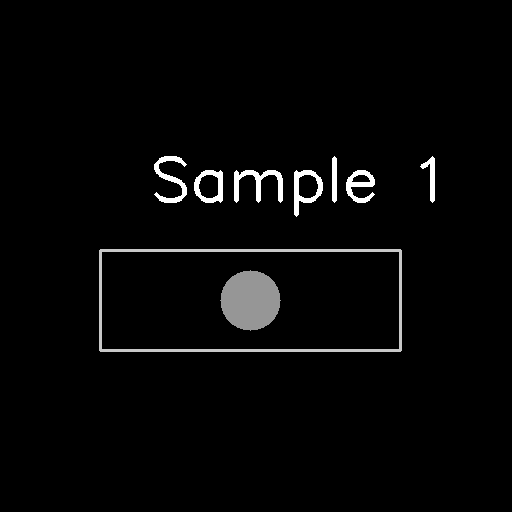
#> input picture data/sample_images/sample_1.png, 512 x 512 px
$ python -i statistics.py   (imports and definitions only)   (older library calls are emulated)
#> lines starting #> are read from the running program, lines starting #| are printed output that depends on the picture
#> further down, picture is the input picture: shape (512, 512, 3); min 0, max 255, mean 6.4
### src/utils/logger.py
import logging
import os
from pathlib import Path
from typing import Optional


class Logger:
    _instance = None
    _logger = None

    def __new__(cls, name: str = "BlurProcessor",
                log_file: Optional[str] = None,
                level: str = "INFO"):
        if cls._instance is None:
            cls._instance = super().__new__(cls)
            cls._logger = cls._setup_logger(name, log_file, level)
        return cls._instance

    @staticmethod
    def _setup_logger(name: str, log_file: Optional[str], level: str) -> logging.Logger:
        logger = logging.getLogger(name)
        logger.setLevel(getattr(logging, level.upper()))

        # 避免重复添加handler
        if logger.handlers:
            return logger

        formatter = logging.Formatter(
            "%(asctime)s - %(name)s - %(levelname)s - %(message)s"
        )

        console_handler = logging.StreamHandler()
        console_handler.setFormatter(formatter)
        logger.addHandler(console_handler)

        if log_file:
            log_path = Path(log_file)
            log_path.parent.mkdir(parents=True, exist_ok=True)
            file_handler = logging.FileHandler(log_file, encoding='utf-8')
            file_handler.setFormatter(formatter)
            logger.addHandler(file_handler)

        return logger

    @classmethod
    def get_logger(cls) -> logging.Logger:
        if cls._logger is None:
            cls._instance = cls()
        return cls._logger

    @classmethod
    def info(cls, message: str):
        cls._logger.info(message)

    @classmethod
    def debug(cls, message: str):
        cls._logger.debug(message)

    @classmethod
    def warning(cls, message: str):
        cls._logger.warning(message)

    @classmethod
    def error(cls, message: str):
        cls._logger.error(message)

    @classmethod
    def critical(cls, message: str):
        cls._logger.critical(message)

### src/analysis/statistics.py
import cv2
import numpy as np
from typing import Dict, List, Optional
from utils.logger import Logger


class ImageStatistics:
    def __init__(self, logger=None):
        self.logger = logger or Logger.get_logger()

    def basic_statistics(self, image: np.ndarray) -> Dict[str, float]:
        if len(image.shape) == 3:
            gray = cv2.cvtColor(image, cv2.COLOR_BGR2GRAY)
        else:
            gray = image

        stats = {
            'mean': float(gray.mean()),
            'median': float(np.median(gray)),
            'std': float(gray.std()),
            'variance': float(gray.var()),
            'min': float(gray.min()),
            'max': float(gray.max()),
            'range': float(gray.max() - gray.min())
        }
#> stats = {'mean': 6.45, 'median': 0, 'std': 36.51, 'variance': 1333.1, 'min': 0, 'max': 255, 'range': 255}

        return stats

    def histogram_statistics(self, image: np.ndarray) -> Dict[str, any]:
        if len(image.shape) == 3:
            gray = cv2.cvtColor(image, cv2.COLOR_BGR2GRAY)
        else:
            gray = image

        hist = cv2.calcHist([gray], [0], None, [256], [0, 256])
#> hist = 256 values, max 253835 at index 0, min 0 at index 1, mean 1024
        hist = hist.ravel()

        total_pixels = hist.sum()
#> total_pixels = 262144
        cumulative = np.cumsum(hist) / total_pixels
#> cumulative = 256 values from 0.968 to 1

        stats = {
            'histogram': hist,
            'cumulative': cumulative,
            'peak_intensity': int(np.argmax(hist)),
            'peak_count': int(hist.max()),
            'median_intensity': int(np.searchsorted(cumulative, 0.5))
        }

        return stats

    def channel_statistics(self, image: np.ndarray) -> Dict[str, Dict[str, float]]:
        if len(image.shape) != 3:
            raise ValueError("Image must be color (3 channels)")

        channels = cv2.split(image)
        channel_names = ['B', 'G', 'R']

        stats = {}
        for i, (channel, name) in enumerate(zip(channels, channel_names)):
            stats[name] = {
                'mean': float(channel.mean()),
                'std': float(channel.std()),
                'min': float(channel.min()),
                'max': float(channel.max())
            }

        return stats

    def gradient_statistics(self, image: np.ndarray) -> Dict[str, float]:
        if len(image.shape) == 3:
            gray = cv2.cvtColor(image, cv2.COLOR_BGR2GRAY)
        else:
            gray = image

        sobel_x = cv2.Sobel(gray, cv2.CV_64F, 1, 0, ksize=3)
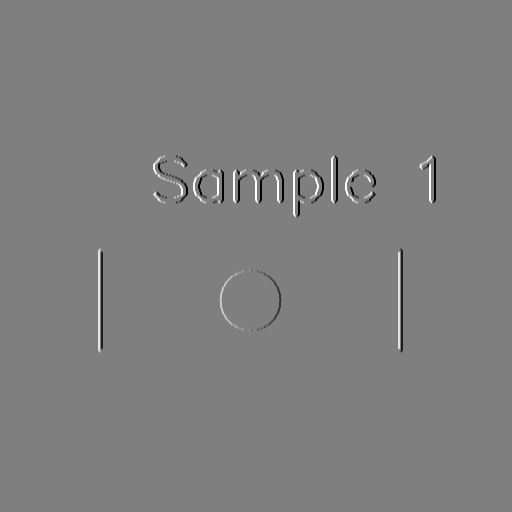
#> sobel_x: shape (512, 512) float64; min -1020, max 1020, mean 0; drawn with min black and max white
        sobel_y = cv2.Sobel(gray, cv2.CV_64F, 0, 1, ksize=3)
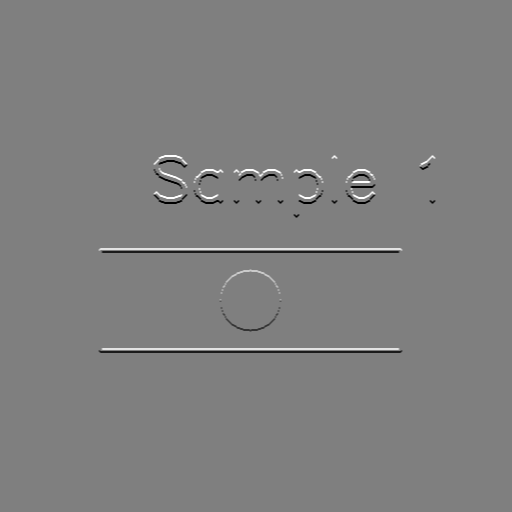
#> sobel_y: shape (512, 512) float64; min -1020, max 1020, mean 0; drawn with min black and max white

        gradient_magnitude = np.sqrt(sobel_x**2 + sobel_y**2)
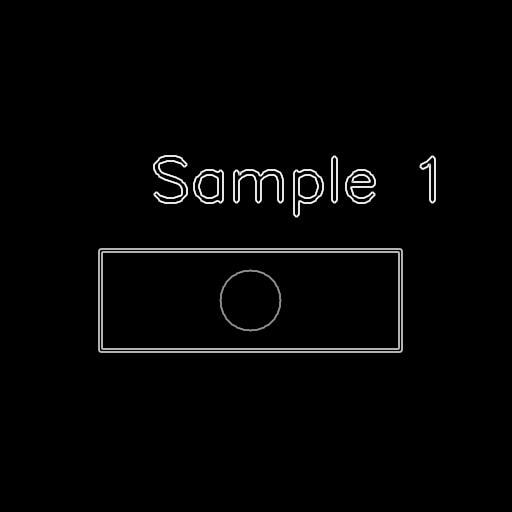
#> gradient_magnitude: shape (512, 512) float64; min 0, max 1140.4, mean 20.6; drawn with min black and max white
        gradient_direction = np.arctan2(sobel_y, sobel_x)

        stats = {
            'gradient_mean': float(gradient_magnitude.mean()),
            'gradient_std': float(gradient_magnitude.std()),
            'gradient_max': float(gradient_magnitude.max()),
            'edge_pixels': int(np.sum(gradient_magnitude > 50)),
            'edge_ratio': float(np.sum(gradient_magnitude > 50) / gradient_magnitude.size),
            'dominant_direction': float(np.median(gradient_direction))
        }
#> stats = {'gradient_mean': 20.63, 'gradient_std': 132, 'gradient_max': 1140.4, 'edge_pixels': 6713, 'edge_ratio': 0.0256, 'dominant_direction': 0}

        return stats

    def frequency_statistics(self, image: np.ndarray) -> Dict[str, float]:
        if len(image.shape) == 3:
            gray = cv2.cvtColor(image, cv2.COLOR_BGR2GRAY)
        else:
            gray = image

        f = np.fft.fft2(gray)
        fshift = np.fft.fftshift(f)
        magnitude = np.abs(fshift)
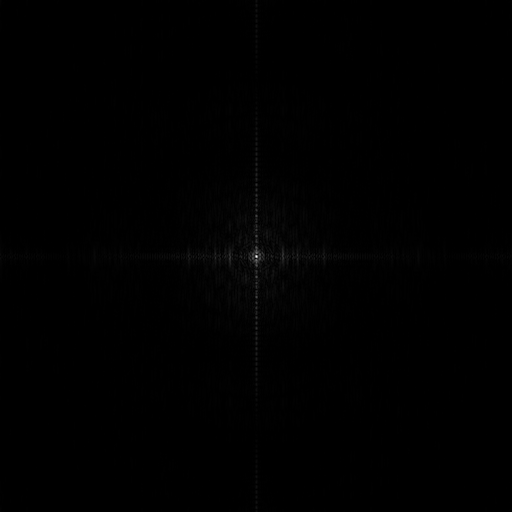
#> magnitude: shape (512, 512) float64; min 14.55, max 1690810, mean 6837.7; drawn with min black and max white

        h, w = magnitude.shape
#> h = 512; w = 512
        center_h, center_w = h // 2, w // 2
#> center_h = 256; center_w = 256

        low_freq = magnitude[center_h-h//8:center_h+h//8, center_w-w//8:center_w+w//8]
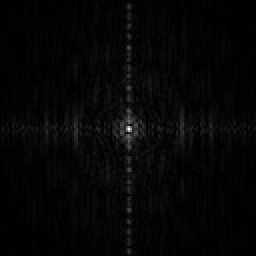
#> low_freq: shape (128, 128) float64 (shown 2 times larger); min 471.1, max 1690810, mean 40883.6; drawn with min black and max white
        high_freq = magnitude

        stats = {
            'dc_component': float(magnitude[center_h, center_w]),
            'low_freq_energy': float(np.sum(low_freq)),
            'total_energy': float(np.sum(high_freq)),
            'high_freq_ratio': float(1.0 - np.sum(low_freq) / np.sum(high_freq)),
            'spectral_centroid': self._calculate_spectral_centroid(magnitude)
        }

        return stats

    def _calculate_spectral_centroid(self, magnitude: np.ndarray) -> float:
        h, w = magnitude.shape
#> h = 512; w = 512
        y_coords, x_coords = np.indices((h, w))

        total_energy = np.sum(magnitude)
#> total_energy = 1.79e+09
        if total_energy == 0:
            return 0.0

        centroid_x = np.sum(x_coords * magnitude) / total_energy
#> centroid_x = 255.5
        centroid_y = np.sum(y_coords * magnitude) / total_energy
#> centroid_y = 255.7

        distance = np.sqrt((centroid_x - w/2)**2 + (centroid_y - h/2)**2)
#> distance = 0.617
#> in frequency_statistics, `stats = { 'dc_component': float(magnitude[center_h, center_w]), 'low_f..`: stats = {'dc_component': 1690810, 'low_freq_energy': 669836083.4, 'total_energy': 1.79e+09, 'high_freq_ratio': 0.626, 'spectral_centroid': 0.617}

        return float(distance)

    # [38 lines left out: functions texture_statistics, _calculate_glcm, _calculate_contrast, _calculate_homogeneity, not called in this run]

    def _calculate_energy(self, glcm: np.ndarray) -> float:
        energy = np.sum(glcm ** 2)
        return float(energy)

    # [14 lines left out: function _calculate_correlation, not called in this run]

    def noise_statistics(self, image: np.ndarray) -> Dict[str, float]:
        if len(image.shape) == 3:
            gray = cv2.cvtColor(image, cv2.COLOR_BGR2GRAY)
        else:
            gray = image

        h, w = gray.shape
#> h = 512; w = 512
        m, n = int(h * 0.1), int(w * 0.1)
#> m = 51; n = 51

        noise_region = gray[m:h-m, n:w-n]
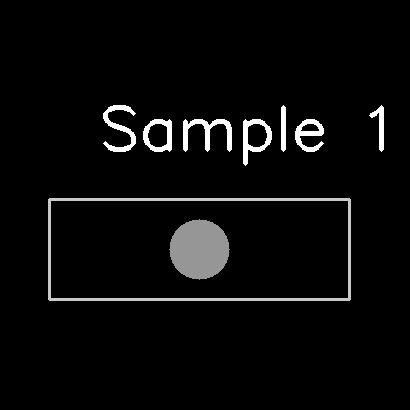
#> noise_region: shape (410, 410); min 0, max 255, mean 10.1

        noise_mean = noise_region.mean()
#> noise_mean = 10.06
        noise_std = noise_region.std()
#> noise_std = 45.2

        stats = {
            'noise_mean': float(noise_mean),
            'noise_std': float(noise_std),
            'snr': float(gray.mean() / (noise_std + 1e-6)),
            'noise_level': float(noise_std / 255.0)
        }
#> stats = {'noise_mean': 10.06, 'noise_std': 45.2, 'snr': 0.143, 'noise_level': 0.177}

        return stats

    def comprehensive_analysis(self, image: np.ndarray) -> Dict[str, any]:
        analysis = {
            'basic': self.basic_statistics(image),
            'histogram': self.histogram_statistics(image),
            'gradient': self.gradient_statistics(image),
            'frequency': self.frequency_statistics(image),
            'noise': self.noise_statistics(image)
        }

        if len(image.shape) == 3:
            analysis['channels'] = self.channel_statistics(image)
#> the loop in channel_statistics, `for i, (channel, name) in enumerate(zip(channels, channel_names)):` made 3 passes
#> name on passes 1 to 3: 'B', 'G', 'R'
#> after the loop in channel_statistics, `for i, (channel, name) in enumerate(zip(channels, channel_names)):`: stats = 3 items

        return analysis

    # [11 lines left out: function compare_statistics, not called in this run]

>>> import cv2
>>> picture = cv2.imread('../../data/sample_images/sample_1.png')
>>> result = ImageStatistics().comprehensive_analysis(picture)
#> result = 6 items
